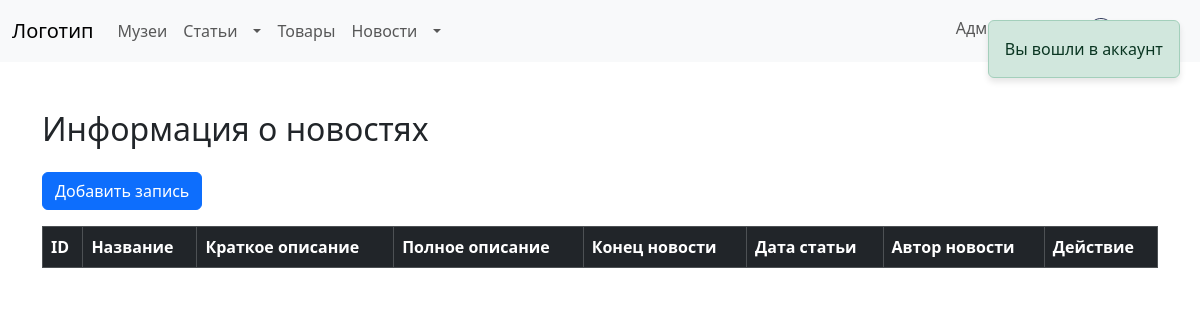
The app's page /admin/new.php (signed in), older data.
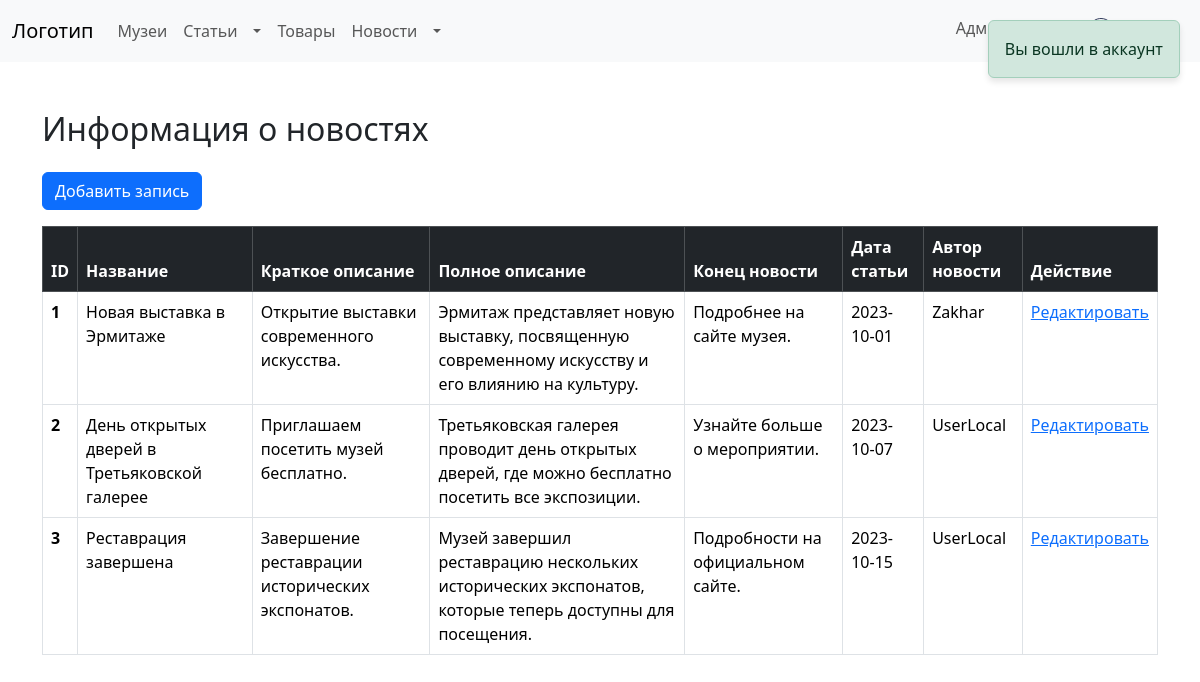
The same page, newer data.
### tables this page shows
CREATE TABLE `news` (
  `Id` int(11) NOT NULL,
  `Name` varchar(55) NOT NULL,
  `Short_desc` varchar(150) NOT NULL,
  `Full_desc` varchar(320) NOT NULL,
  `Footer_desc` varchar(150) NOT NULL,
  `Date` varchar(25) NOT NULL,
  `Editor` int(11) DEFAULT NULL
);

CREATE TABLE `users` (
  `Id` int(11) NOT NULL,
  `Login` varchar(25) NOT NULL,
  `Password` varchar(255) NOT NULL,
  `Email` varchar(320) DEFAULT NULL,
  `Admin` int(11) DEFAULT NULL,
  `Editor` int(11) DEFAULT NULL
);

### admin/new.php (the view, shortened to what this page needs)
<?php include "../include/header.php"; ?>
<?php include "../include/message.php"; ?>
<?php
if (isset($_SESSION["log-session"]) && isset($_SESSION['log-session-data'])):
    if ($_SESSION['log-session-data']["Admin"]):
        $query = $pdo->prepare("SELECT news.*, users.login as EditorLogin FROM news JOIN users ON news.editor = users.id ORDER BY news.id;");
        $query->execute();
        $new_query_result = $query->fetchAll(PDO::FETCH_ASSOC);
?>
    <div class="container mt-5">
        <h2 class="mb-4">Информация о новостях</h2>
        <div class="mb-3">
            <form method="post">
                <a class="btn btn-primary" href="/cult_conn/admin/dynamic/news.php">Добавить запись</a>
            </form>
        </div>
        <table class="table table-bordered table-hover">
            <thead class="table-dark">
                <tr>
                    <th>ID</th>
                    <th>Название</th>
                    <th>Краткое описание</th>
                    <th>Полное описание</th>
                    <th>Конец новости</th>
                    <th>Дата статьи</th>
                    <th>Автор новости</th>
                    <th>Действие</th>
                </tr>
            </thead>
            <tbody>
                <?php if (empty($new_query_result)): ?>
                <?php else: ?>
                    <?php foreach ($new_query_result as $new) { ?>
                        <tr>
                            <th scope="row"><?= htmlspecialchars($new["Id"]) ?></th>
                            <td><?= htmlspecialchars($new["Name"]) ?></td>
                            <td><?= htmlspecialchars($new["Short_desc"]) ?></td>
                            <td><?= htmlspecialchars($new["Full_desc"]) ?></td>
                            <td><?= htmlspecialchars($new["Footer_desc"]) ?></td>
                            <td><?= htmlspecialchars($new["Date"]) ?></td>
                            <td><?= htmlspecialchars($new["EditorLogin"]) ?></td>
                            <td><a href="/cult_conn/admin/dynamic/news.php?id=<?= htmlspecialchars($new["Id"])?>">Редактировать</a></td>
                        </tr>
                    <?php }
                endif; ?>
            </tbody>
        </table>
    </div>
    <?php else: ?>
        <div class="container mt-5">
                <?php include "../error/404.php"; ?>
        </div>
    <?php
    endif;
    ?>
<?php else: ?>
    <div class="container mt-5">
            <?php include "../error/404.php"; ?>
    </div>
<?php
endif;
?>
<?php include "../include/footer.php"; ?>

Row changes from the older to the newer data that the page shows:
added news: Id "1", Name "Новая выставка в Эрмитаже", Short_desc "Открытие выставки современного искусства.", Full_desc "Эрмитаж представляет новую выставку, посвященную современному искусству и его влиянию на культуру.", Footer_desc "Подробнее на сайте музея.", Date "2023-10-01", Editor.Login "Zakhar"
added news: Id "2", Name "День открытых дверей в Третьяковской галерее", Short_desc "Приглашаем посетить музей бесплатно.", Full_desc "Третьяковская галерея проводит день открытых дверей, где можно бесплатно посетить все экспозиции.", Footer_desc "Узнайте больше о мероприятии.", Date "2023-10-07", Editor.Login "UserLocal"
added news: Id "3", Name "Реставрация завершена", Short_desc "Завершение реставрации исторических экспонатов.", Full_desc "Музей завершил реставрацию нескольких исторических экспонатов, которые теперь доступны для посещения.", Footer_desc "Подробности на официальном сайте.", Date "2023-10-15", Editor.Login "UserLocal"
